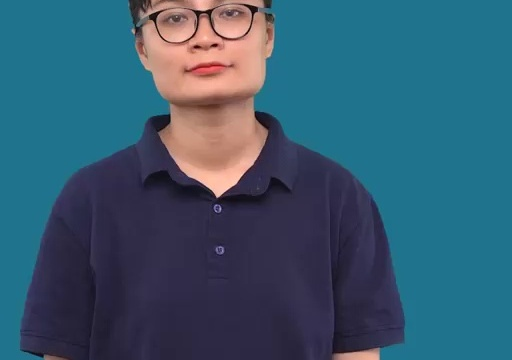
#> input picture scratch/frames_d0539/crop_frame_000.jpg, 512 x 360 px; its folder holds 4 pictures in this run
$ python diff_d0539.py
#> lines starting #> are read from the running program, lines starting #| are printed output that depends on the picture
import cv2
import numpy as np
import glob
import os

frames = sorted(glob.glob('scratch/frames_d0539/*.jpg'))
for i in range(len(frames) - 1):
    f1 = cv2.imread(frames[i], cv2.IMREAD_GRAYSCALE)
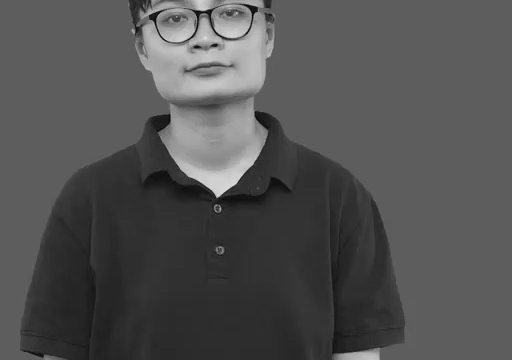
#> f1: shape (360, 512); min 3, max 225, mean 81.9
    f2 = cv2.imread(frames[i+1], cv2.IMREAD_GRAYSCALE)
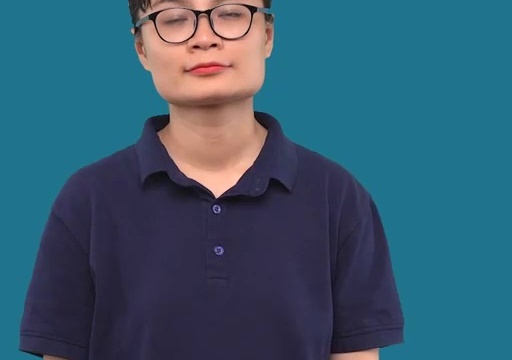
#> input picture scratch/frames_d0539/crop_frame_008.jpg, 512 x 360 px
#> f2: shape (360, 512); min 2, max 220, mean 82
    diff = cv2.absdiff(f1, f2)
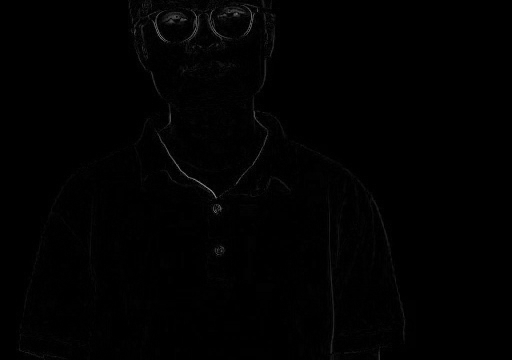
#> diff: shape (360, 512); min 0, max 141, mean 1.3
    mean_diff = np.mean(diff)
#> mean_diff = 1.32
    print(f"Diff between {os.path.basename(frames[i])} and {os.path.basename(frames[i+1])}: {mean_diff:.2f}")
#| Diff between crop_frame_000.jpg and crop_frame_008.jpg: 1.32
#> pass 2 of the loop `for i in range(len(frames) - 1):`:
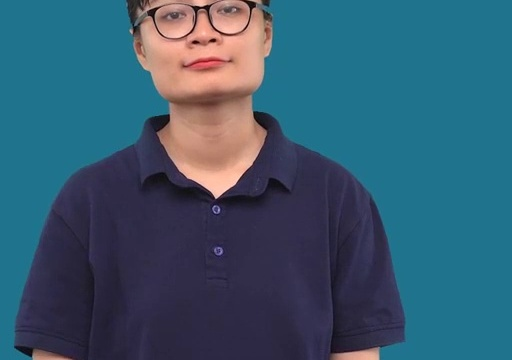
#> input picture scratch/frames_d0539/crop_frame_016.jpg, 512 x 360 px
#> `f2 = cv2.imread(frames[i+1], cv2.IMREAD_GRAYSCALE)`:
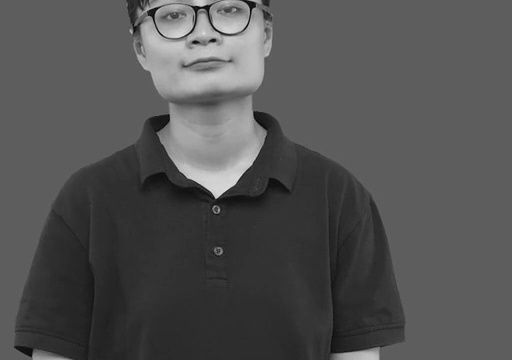
#> f2: shape (360, 512); min 4, max 224, mean 82.1
#> `diff = cv2.absdiff(f1, f2)`:
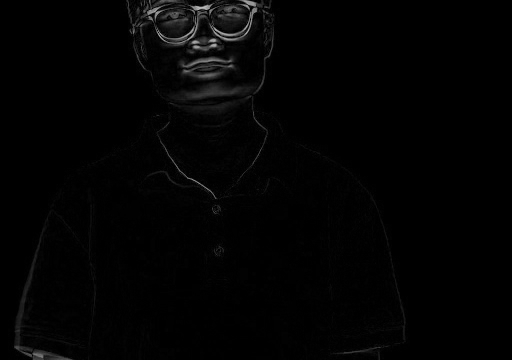
#> diff: shape (360, 512); min 0, max 188, mean 2.9
#> mean_diff = 2.95
#| Diff between crop_frame_008.jpg and crop_frame_016.jpg: 2.95
#> pass 3 of the loop `for i in range(len(frames) - 1):`:
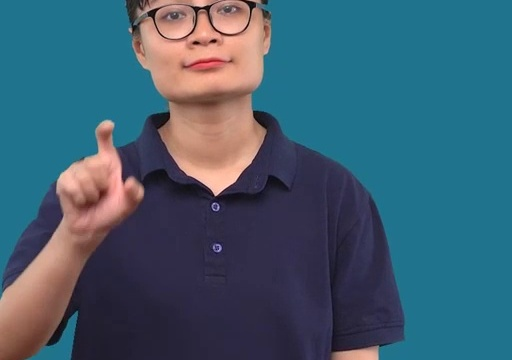
#> input picture scratch/frames_d0539/crop_frame_024.jpg, 512 x 360 px
#> `f2 = cv2.imread(frames[i+1], cv2.IMREAD_GRAYSCALE)`:
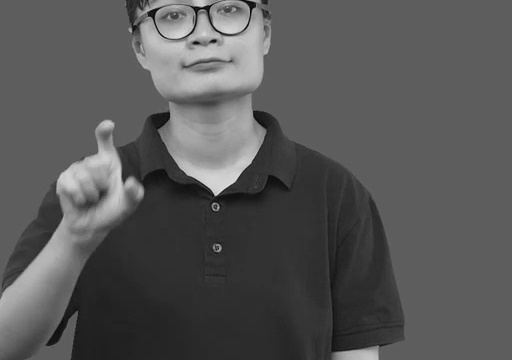
#> f2: shape (360, 512); min 3, max 225, mean 86.7
#> `diff = cv2.absdiff(f1, f2)`:
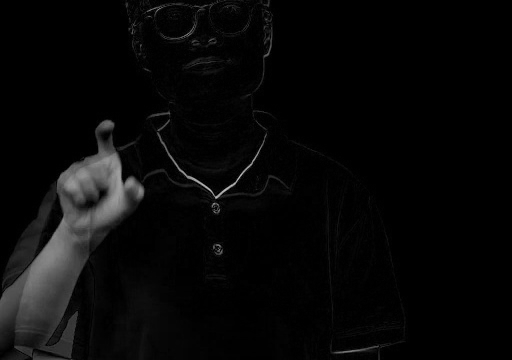
#> diff: shape (360, 512); min 0, max 189, mean 8
#> mean_diff = 7.99
#| Diff between crop_frame_016.jpg and crop_frame_024.jpg: 7.99
